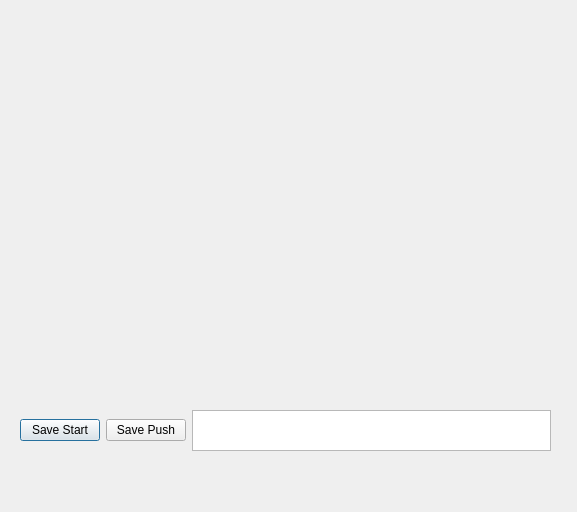
<?xml version="1.0" encoding="UTF-8"?>
<ui version="4.0">
 <class>Dialog</class>
 <widget class="QDialog" name="Dialog">
  <property name="geometry">
   <rect>
    <x>0</x>
    <y>0</y>
    <width>577</width>
    <height>512</height>
   </rect>
  </property>
  <property name="windowTitle">
   <string>Dialog</string>
  </property>
  <widget class="QLabel" name="imglabel">
   <property name="geometry">
    <rect>
     <x>20</x>
     <y>10</y>
     <width>541</width>
     <height>371</height>
    </rect>
   </property>
   <property name="text">
    <string/>
   </property>
  </widget>
  <widget class="QWidget" name="">
   <property name="geometry">
    <rect>
     <x>20</x>
     <y>410</y>
     <width>531</width>
     <height>41</height>
    </rect>
   </property>
   <layout class="QHBoxLayout" name="horizontalLayout">
    <item>
     <widget class="QPushButton" name="startBtn">
      <property name="text">
       <string>Save Start</string>
      </property>
     </widget>
    </item>
    <item>
     <widget class="QPushButton" name="saveBtn">
      <property name="text">
       <string>Save Push</string>
      </property>
     </widget>
    </item>
    <item>
     <widget class="QTextEdit" name="fileNameEdit"/>
    </item>
   </layout>
  </widget>
 </widget>
 <resources/>
 <connections/>
</ui>
